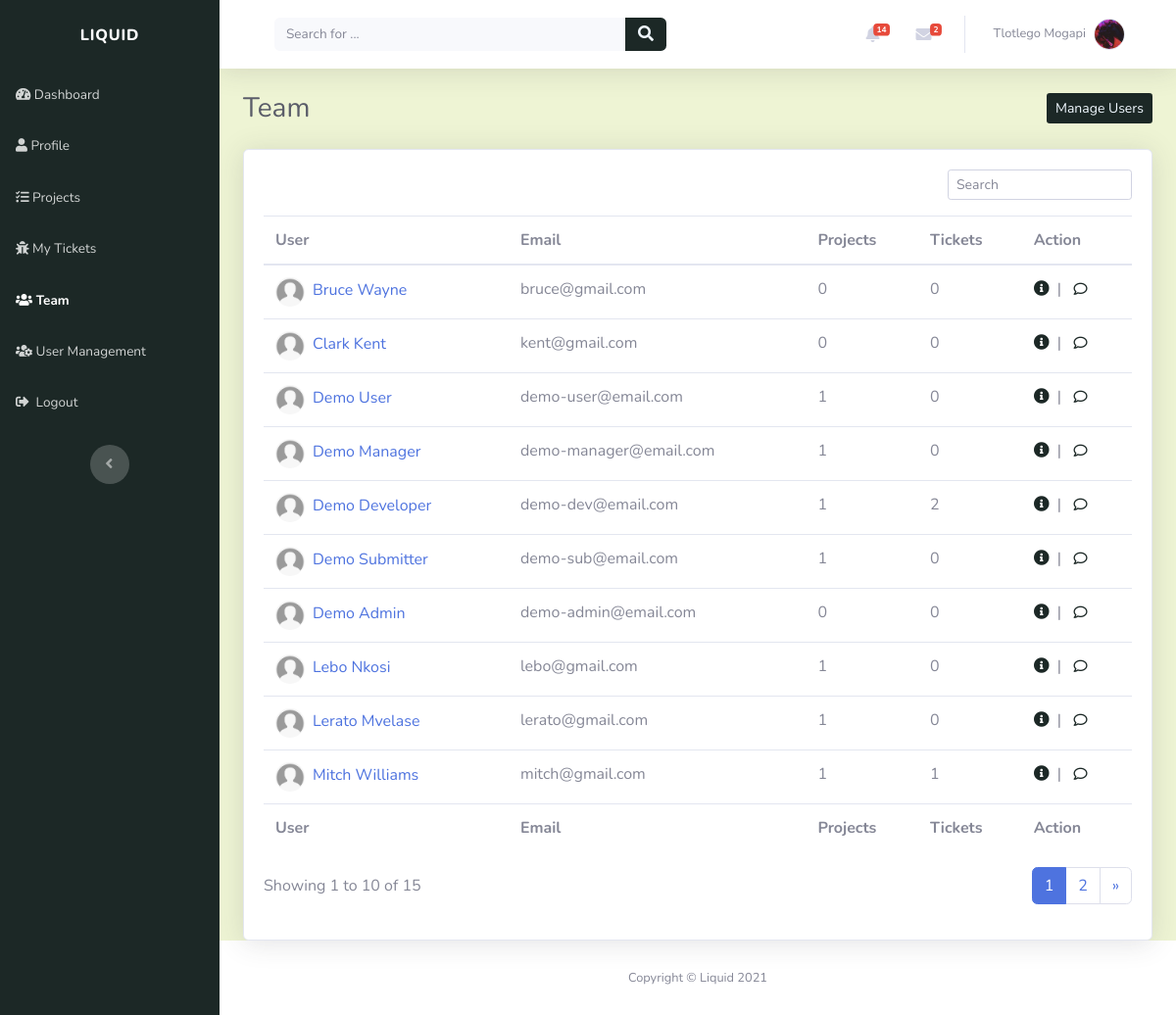
/teams/ (signed in), run on the app's committed database.
### account/models.py (models this page shows, shortened)
class Profile(models.Model):
    user = models.OneToOneField(settings.AUTH_USER_MODEL, on_delete=models.CASCADE, unique=True)
    profile_picture = models.ImageField(default='profile_images/default.jpg', upload_to='profile_images', blank=True)
    website = models.URLField(blank=True)
    first_name = models.CharField(max_length=30, blank=True)
    last_name = models.CharField(max_length=30, blank=True)
    address = models.CharField(max_length=50, blank=True)
    city = models.CharField(max_length=50, blank=True)
    country = models.CharField(max_length=50, blank=True)
    slug = models.SlugField(unique=True, blank=True)

class Account(AbstractBaseUser):
    email = models.EmailField(verbose_name="email", max_length=30, unique=True)
    username = models.CharField(max_length=30, unique=True)
    date_created = models.DateTimeField(verbose_name="date created", auto_now_add=True)
    last_login = models.DateTimeField(verbose_name="last login", auto_now=True)
    is_admin = models.BooleanField(default=False)
    is_staff = models.BooleanField(default=True)
    is_active = models.BooleanField(default=True)
    is_super_user = models.BooleanField(default=False)
    USERNAME_FIELD = 'email'
    REQUIRED_FIELDS = ['username']
    objects = AccountManager()

### teams/views.py (the view)
# urls.py: path('', views.team_view, name="team_page"),
@login_required(login_url='login_page')
def team_view(request):
    users = Profile.objects.all().order_by('first_name')
    page = request.GET.get('page', 1)
    users_paginator = Paginator(users, USERS_PER_PAGE)
    try:
        users = users_paginator.page(page)
    except PageNotAnInteger:
        users = users_paginator.page(USERS_PER_PAGE)
    except EmptyPage:
        users = users_paginator.page(users_paginator.num_pages)
    context = {}
    context['users'] = users
    return render(request, "teams/team.html", context)

### index/custom_processors.py (called while the page is built)
def profile_processor(request):
    if request.user.is_authenticated:
        user = request.user
        user_profile = get_object_or_404(Profile, user=user)
        user_messages = DirectMessage.objects.filter(receiver=user_profile).filter(status='UNREAD').order_by('-created_on')[:5]
        user_alerts = Alert.objects.filter(user=user_profile).filter(status='UNREAD').order_by('-created_on')[:5]
        return {'profile': user_profile, 'direct_messages': user_messages, 'alerts': user_alerts}
    else:
        return{}

### teams/templates/teams/team.html (shortened to what this page needs)
{% extends "index/header.html" %}
{% block content %}
<div class="d-sm-flex justify-content-between align-items-center mb-4">
	<h3 class="text-dark mb-0">Team</h3>
	{% if request.user.is_admin %}
	<a
		class="btn btn-sm d-none d-sm-inline-block"
		role="button"
		href="{% url 'user_management' %}"
		style="background: rgb(28, 40, 38); color: aliceblue;"
		>Manage Users
	</a>
	{% endif %}
</div>
<div class="card shadow">
	<div class="card-body">
		<div class="row">
			<div class="col-md-12">
				<div class="text-md-right dataTables_filter" id="dataTable_filter">
					<label
						><input
							type="search"
							class="form-control form-control-sm"
							aria-controls="dataTable"
							placeholder="Search"
					/></label>
				</div>
			</div>
		</div>
		<div class="table-responsive table mt-2" id="dataTable" role="grid" aria-describedby="dataTable_info">
			<table class="table my-0" id="dataTable" aria-describedby="team" style="white-space: nowrap">
				<thead>
					{% include 'teams/snippets/table_header.html'%}
				</thead>
				<tbody>
					{% for profile in users %} {% include 'teams/snippets/member.html'%} {% endfor %}
				</tbody>
				<tfoot>
					{% include 'teams/snippets/table_header.html'%}
				</tfoot>
			</table>
		</div>
		{% include 'teams/snippets/pagination.html' %}
	</div>
</div>
{% endblock %}

### index/templates/index/snippets/navbar.html (shortened to what this page needs)
<nav
	class="navbar navbar-light navbar-expand bg-white shadow mb-4 topbar static-top"
	style="background: rgb(238, 244, 212)"
>
	<div class="container-fluid">
		<div class="container-fluid">
			<form
				method="GET"
				action="{% url 'index_page' %}"
				target="_self"
				class="form-inline d-none d-sm-inline-block mr-auto ml-md-3 my-2 my-md-0 mw-100 navbar-search"
			>
				<div class="input-group">
					<input
						class="bg-light form-control border-0 small"
						type="search"
						placeholder="Search for ..."
						value="{{query}}"
						name="q"
						required
					/>
					<div class="input-group-append">
						<button class="btn py-0" type="submit" style="background: rgb(28, 40, 38); color: aliceblue;">
							<em class="fas fa-search"></em>
						</button>
					</div>
				</div>
			</form>
			<ul class="nav navbar-nav flex-nowrap ml-auto">
				<li class="nav-item dropdown no-arrow mx-1">
					<div class="nav-item dropdown no-arrow">
						<a class="dropdown-toggle nav-link" data-toggle="dropdown" aria-expanded="false" href="#"
							>{% if alerts %}<span class="badge badge-danger badge-counter"
								>{{profile.alert_set.all.count}}</span
							>
							{%endif%}<em class="fas fa-bell fa-fw"></em
						></a>
					</div>
				</li>
				<li class="nav-item dropdown no-arrow mx-1">
					<div class="nav-item dropdown no-arrow">
						<a class="dropdown-toggle nav-link" data-toggle="dropdown" aria-expanded="false" href="#"
							><em class="fas fa-envelope fa-fw"></em>{% if direct_messages %}<span
								class="badge badge-danger badge-counter"
								>{{profile.direct_messages.all.count}}</span
							>{%endif%}</a
						>
					</div>
				</li>
				<li class="nav-item dropdown no-arrow">
					<div class="nav-item dropdown no-arrow">
						<a class="dropdown-toggle nav-link" data-toggle="dropdown" aria-expanded="false" href="#"
							><span class="d-none d-lg-inline mr-2 text-gray-600 small">
								{% if profile.first_name and profile.last_name %} {{profile.first_name}}
								{{profile.last_name}} {% else %} {{user}} {%endif%}
							</span>
							<img
								class="border rounded-circle img-profile"
								src="{{profile.profile_picture.url}}"
								alt="user image"
							/>
						</a>
					</div>
				</li>
			</ul>
		</div>
	</div>
</nav>

### teams/templates/teams/snippets/member.html
<tr>
	<td>
		<a href="{% url 'view_profile' profile.slug %}"
			><img
				class="rounded-circle mr-2"
				width="30"
				height="30"
				src="{{profile.profile_picture.url}}"
				alt="user image"
			/>{% if profile.first_name %}{{profile.first_name}} {{profile.last_name}} {%else%} {{profile.user.username}}
			{%endif%}
		</a>
	</td>
	<td>{{profile.user.email}}</td>
	<td>{{profile.projectrole_set.all.count}}</td>
	<td>{{profile.ticketassignee_set.all.count}}</td>
	<td>{% include 'teams/snippets/user_action.html' %}</td>
</tr>

### teams/templates/teams/snippets/user_action.html
<a role="button" href="{% url 'view_profile' profile.slug %}" style="color: rgb(28, 40, 38)" title="More information"
	><em class="fa fa-info-circle">&nbsp</em>
</a>
|&nbsp&nbsp
<a role="button" href="#" style="color: rgb(28, 40, 38)" title="Send Message"
	><em class="far fa-comment fa-sm">&nbsp</em>
</a>

### data on the page
Profile: alert_set.all.count "14", direct_messages.all.count "2", first_name "Tlotlego", last_name "Mogapi", profile_picture (picture)
Profile: profile_picture (placeholder picture), first_name "Bruce", last_name "Wayne", user.email "bruce@gmail.com", projectrole_set.all.count "0", ticketassignee_set.all.count "0"
Profile: profile_picture (placeholder picture), first_name "Clark", last_name "Kent", user.email "kent@gmail.com", projectrole_set.all.count "0", ticketassignee_set.all.count "0"
Profile: profile_picture (placeholder picture), first_name "Demo", last_name "User", user.email "demo-user@email.com", projectrole_set.all.count "1", ticketassignee_set.all.count "0"
Profile: profile_picture (placeholder picture), first_name "Demo", last_name "Manager", user.email "demo-manager@email.com", projectrole_set.all.count "1", ticketassignee_set.all.count "0"
Profile: profile_picture (placeholder picture), first_name "Demo", last_name "Developer", user.email "demo-dev@email.com", projectrole_set.all.count "1", ticketassignee_set.all.count "2"
Profile: profile_picture (placeholder picture), first_name "Demo", last_name "Submitter", user.email "demo-sub@email.com", projectrole_set.all.count "1", ticketassignee_set.all.count "0"
Profile: profile_picture (placeholder picture), first_name "Demo", last_name "Admin", user.email "demo-admin@email.com", projectrole_set.all.count "0", ticketassignee_set.all.count "0"
Profile: profile_picture (placeholder picture), first_name "Lebo", last_name "Nkosi", user.email "lebo@gmail.com", projectrole_set.all.count "1", ticketassignee_set.all.count "0"
Profile: profile_picture (placeholder picture), first_name "Lerato", last_name "Mvelase", user.email "lerato@gmail.com", projectrole_set.all.count "1", ticketassignee_set.all.count "0"
Profile: profile_picture (placeholder picture), first_name "Mitch", last_name "Williams", user.email "mitch@gmail.com", projectrole_set.all.count "1", ticketassignee_set.all.count "1"

### other printed values
{{ users.start_index }} "1"
{{ users.end_index }} "10"
{{ users.paginator.count }} "15"
{{ i }} "1"
{{ i }} "2"
